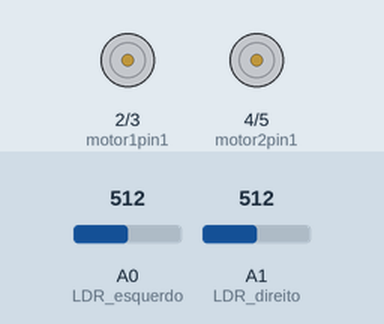
Recording of a sketch running on a simulated Arduino Uno, built with avr-gcc and run on an emulated ATmega328P. Shown: motor-driver pin pairs drawn as motors (green arrow = first pin HIGH = forward, orange = second pin HIGH = backward, longer = more drive). The test bench sets the inputs (shaded band); at power-on: A0 (LDR_esquerdo) = 512, A1 (LDR_direito) = 512. What the sketch prints to the serial monitor is not drawn.

Above: at 1.8 s.
1.9 s: A0 (LDR_esquerdo) set to 557
3.4 s: A0 (LDR_esquerdo) set to 589
At 4.4 s:
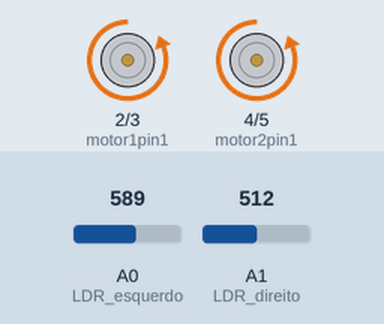
7.5 s: A1 (LDR_direito) set to 547
At 8.4 s:
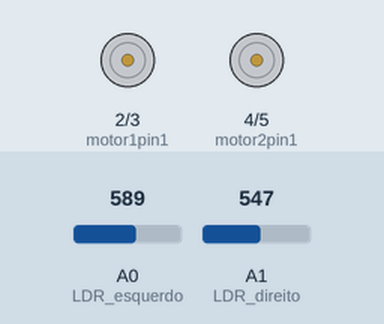
9.0 s: A1 (LDR_direito) set to 636
10.7 s: A1 (LDR_direito) set to 654
At 11.9 s:
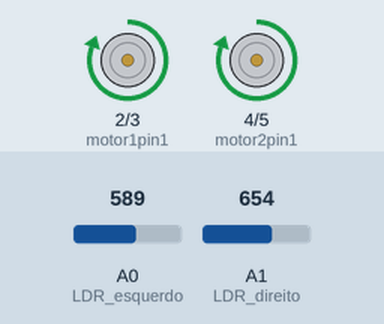
14.8 s: A1 (LDR_direito) set to 511
Timing chart, 0 to 19.9 s (numbered marks = the images above; inputs shaded):
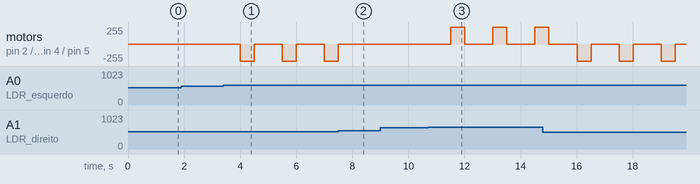

The sketch:

LDR_MotorTest.ino
```cpp
// C++ code
//

int motor1pin1 = 2;
int motor1pin2 = 3;

int motor2pin1 = 4;
int motor2pin2 = 5;

void setup()
{
  Serial.begin(9600);

  pinMode(A0, INPUT); //LDR esquerdo
  pinMode(A1, INPUT); //LDR direito


  pinMode(motor1pin1, OUTPUT);
  pinMode(motor1pin2, OUTPUT);
  pinMode(motor2pin1, OUTPUT);
  pinMode(motor2pin2, OUTPUT);
}

void loop()
{
  int value1 = analogRead(A0);
  value1 = map(value1, 1023, 0, 0, 100);
  Serial.println("Valor1: ");
  Serial.print(value1);

  Serial.println(" ");
  int value2 = analogRead(A1);
  value2 = map(value2, 1023, 0, 0, 100);
  Serial.println("Valor2: ");
  Serial.print(value2);

  Serial.println(" ");


  //Sistema de movimento conforme a percentagem de luminusidade:

  if ( value1 > value2 ) {
    if (value1 - value2 >= 6) {

      digitalWrite(motor1pin1, HIGH);
      digitalWrite(motor1pin2, LOW);

      digitalWrite(motor2pin1, HIGH);
      digitalWrite(motor2pin2, LOW);

      delay(500);

      digitalWrite(motor1pin1, LOW);
      digitalWrite(motor1pin2, LOW);

      digitalWrite(motor2pin1, LOW);
      digitalWrite(motor2pin2, LOW);


      Serial.print("Move-se x para a esquerda");
    } else {
      Serial.print("Nao se mexe");
    }
  } else if (value2 > value1) {
    if (value2 - value1 >= 6) {

      digitalWrite(motor2pin1, LOW);
      digitalWrite(motor2pin2, HIGH);

      digitalWrite(motor1pin1, LOW);
      digitalWrite(motor1pin2, HIGH);

      delay(500);

      digitalWrite(motor2pin1, LOW);
      digitalWrite(motor2pin2, LOW);

      digitalWrite(motor1pin1, LOW);
      digitalWrite(motor1pin2, LOW);

      Serial.print("Move-se x para a direita");
    } else {
      Serial.print("Nao se mexe");
    }
  } else if ( value1 == value2 ) {

    Serial.print("Nao se mexe");
  }


  delay(1000);
}
```

Measured:
- the behaviour switches between 572 and 573 on A0 (LDR_esquerdo) (found by bisection; images 0 and 1)
- the behaviour switches between 531 and 532 on A1 (LDR_direito) (found by bisection; images 1 and 2)
- the behaviour switches between 644 and 645 on A1 (LDR_direito) (found by bisection; images 2 and 3)
- after the input at 1.9 s, every drawn part: stays the same
- after the input at 3.4 s, motor on pin 2 (motor1pin1) / pin 3 (motor1pin2), motor on pin 4 (motor2pin1) / pin 5 (motor2pin2): alternates backward 255/255 for 0.50 s and stopped for 1.0 s, starting after 0.60 s
- after the input at 7.5 s, motor on pin 2 (motor1pin1) / pin 3 (motor1pin2), motor on pin 4 (motor2pin1) / pin 5 (motor2pin2): goes on until 7.5 s, then stays stopped
- after the input at 9.0 s, every drawn part: stays the same
- after the input at 10.7 s, motor on pin 2 (motor1pin1) / pin 3 (motor1pin2), motor on pin 4 (motor2pin1) / pin 5 (motor2pin2): alternates forward 255/255 for 0.50 s and stopped for 1.0 s, starting after 0.81 s
